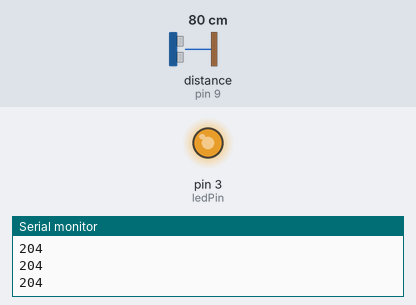
This sketch was run on a simulated Arduino Uno, built with avr-gcc and run on an emulated ATmega328P. On the bench: output pins drawn as LEDs (lit = HIGH), the last lines printed to the serial monitor. Wiring (inferred from the names in the program): ultrasonic range finder: trigger pin 8; echo pin 9. The test bench sets the inputs (shaded band); at power-on: distance to the obstacle (sensor on pin 9) 80 cm. The echo pulse lasts 58.3 µs per cm; pins used as bus, display or sensor lines are not drawn.

Above: at 1.2 s.
1.3 s: distance to the obstacle (sensor on pin 9) set to 2 cm
At 2.4 s:
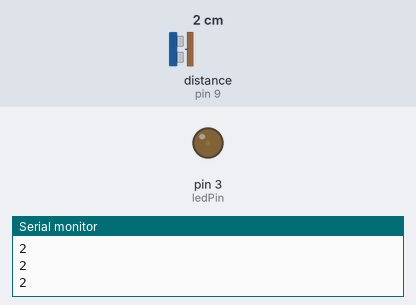
2.8 s: distance to the obstacle (sensor on pin 9) set to 35 cm
At 3.8 s:
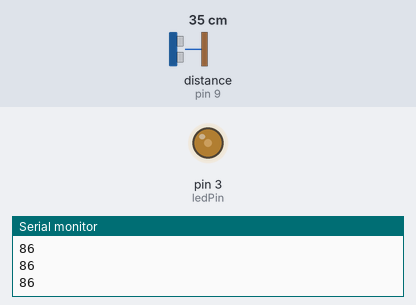
4.3 s: distance to the obstacle (sensor on pin 9) set to 60 cm
At 5.2 s:
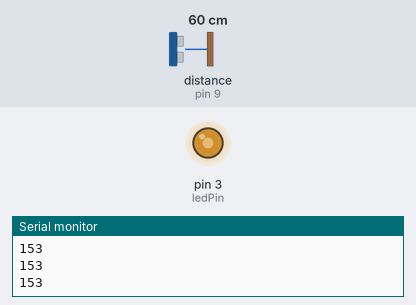
Timing chart, 0 to 7.3 s (numbered marks = the images above; inputs shaded):
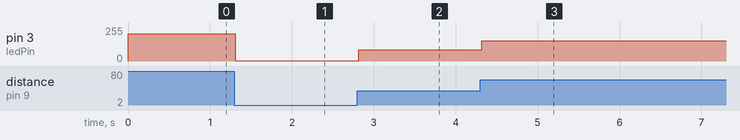

The sketch:

sketch_dec13a.ino
```cpp
const int Trig = 8;
const int Echo = 9;
const int ledPin = 3;  // 13 – если будете использовать встроенный в Arduino светодиод

void setup()
{
pinMode(Trig, OUTPUT);
pinMode(Echo, INPUT);
pinMode(ledPin, OUTPUT);

Serial.begin(9600);
}

unsigned int time_us=0;

unsigned int distance_sm=0;

void loop()
{
digitalWrite(Trig, HIGH); // Подаем сигнал на выход микроконтроллера
delayMicroseconds(10); // Удерживаем 10 микросекунд
digitalWrite(Trig, LOW); // Затем убираем
time_us=pulseIn(Echo, HIGH); // Замеряем длину импульса
distance_sm=time_us/58; // Пересчитываем в сантиметры
//Serial.println(distance_sm); // Выводим на порт

byte light = distance_sm > 100 ? 255 : distance_sm*2.55;
Serial.println(light);
analogWrite(ledPin, light);

delay(30);

//for(int i = 0; i <256; i++)
//{
//  analogWrite(ledPin, i);
//  delay(30);
//}

}
```

Measured:
- after the input at 1.3 s, pin 3 (ledPin): 204/255 → 2/255 at once
- after the input at 2.8 s, pin 3 (ledPin): 2/255 → 86/255 at once
- after the input at 4.3 s, pin 3 (ledPin): 86/255 → 153/255 at once
